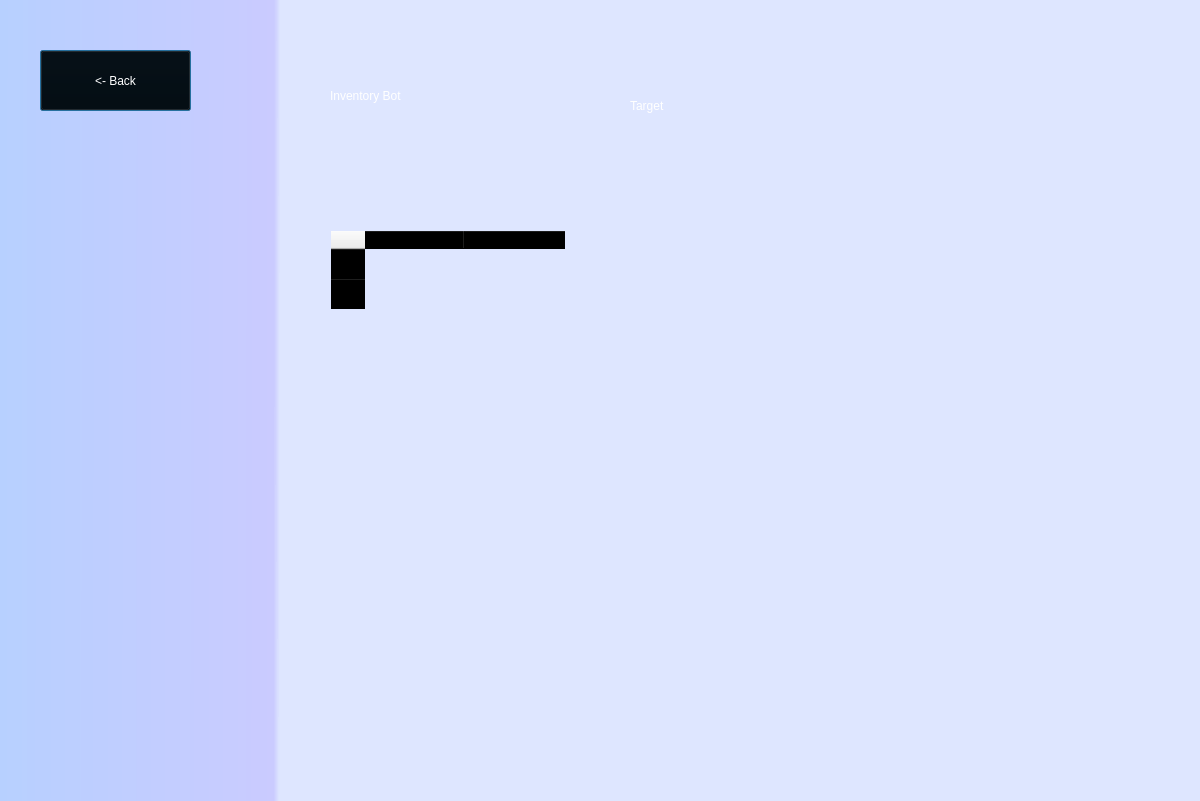
<?xml version="1.0" encoding="UTF-8"?>
<ui version="4.0">
 <class>Dialog</class>
 <widget class="QDialog" name="Dialog">
  <property name="geometry">
   <rect>
    <x>0</x>
    <y>0</y>
    <width>1200</width>
    <height>801</height>
   </rect>
  </property>
  <property name="windowTitle">
   <string>Dialog</string>
  </property>
  <widget class="QWidget" name="Background" native="true">
   <property name="geometry">
    <rect>
     <x>0</x>
     <y>0</y>
     <width>1201</width>
     <height>801</height>
    </rect>
   </property>
   <property name="styleSheet">
    <string notr="true">#Background{
Background-color:qlineargradient(spread:pad, x1:0.46, y1:0.977318, x2:0, y2:0.977, stop:0.494318 rgba(222, 230, 255, 255), stop:0.505 rgba(202, 203, 255, 255), stop:1 rgba(183, 208, 255, 255))}</string>
   </property>
   <widget class="QLabel" name="label">
    <property name="geometry">
     <rect>
      <x>330</x>
      <y>40</y>
      <width>291</width>
      <height>111</height>
     </rect>
    </property>
    <property name="styleSheet">
     <string notr="true">color:rgb(255, 255, 255);
font: 36pt &quot;Seagull&quot;;</string>
    </property>
    <property name="text">
     <string>Inventory Bot</string>
    </property>
   </widget>
   <widget class="QLabel" name="label_2">
    <property name="geometry">
     <rect>
      <x>630</x>
      <y>80</y>
      <width>101</width>
      <height>51</height>
     </rect>
    </property>
    <property name="styleSheet">
     <string notr="true">color:rgb(255, 255, 255);
font: 22pt &quot;Seagull&quot;;</string>
    </property>
    <property name="text">
     <string>Target</string>
    </property>
   </widget>
   <widget class="QLabel" name="error">
    <property name="geometry">
     <rect>
      <x>500</x>
      <y>260</y>
      <width>191</width>
      <height>20</height>
     </rect>
    </property>
    <property name="styleSheet">
     <string notr="true">font: 11pt &quot;MS Shell Dlg 2&quot;;
color:rgb(255, 0, 0)</string>
    </property>
    <property name="text">
     <string/>
    </property>
   </widget>
   <widget class="QTableWidget" name="tableWidget">
    <property name="geometry">
     <rect>
      <x>330</x>
      <y>230</y>
      <width>481</width>
      <height>87</height>
     </rect>
    </property>
    <property name="styleSheet">
     <string notr="true">font: 10pt &quot;Seagull&quot;;
background:rgba(0,0,0,0)
</string>
    </property>
    <row>
     <property name="text">
      <string>Ps5</string>
     </property>
    </row>
    <row>
     <property name="text">
      <string>Xbox</string>
     </property>
    </row>
    <column>
     <property name="text">
      <string>Amount</string>
     </property>
    </column>
    <column>
     <property name="text">
      <string>Profit</string>
     </property>
    </column>
   </widget>
   <widget class="QPushButton" name="back_btn">
    <property name="geometry">
     <rect>
      <x>40</x>
      <y>50</y>
      <width>151</width>
      <height>61</height>
     </rect>
    </property>
    <property name="styleSheet">
     <string notr="true">color: rgb(255, 255, 255);
background-color: rgba(0,0,0,0);
font: 22pt &quot;Seagull&quot;;
</string>
    </property>
    <property name="text">
     <string>&lt;- Back</string>
    </property>
   </widget>
  </widget>
 </widget>
 <resources>
  <include location="Amazon.qrc"/>
 </resources>
 <connections/>
</ui>
